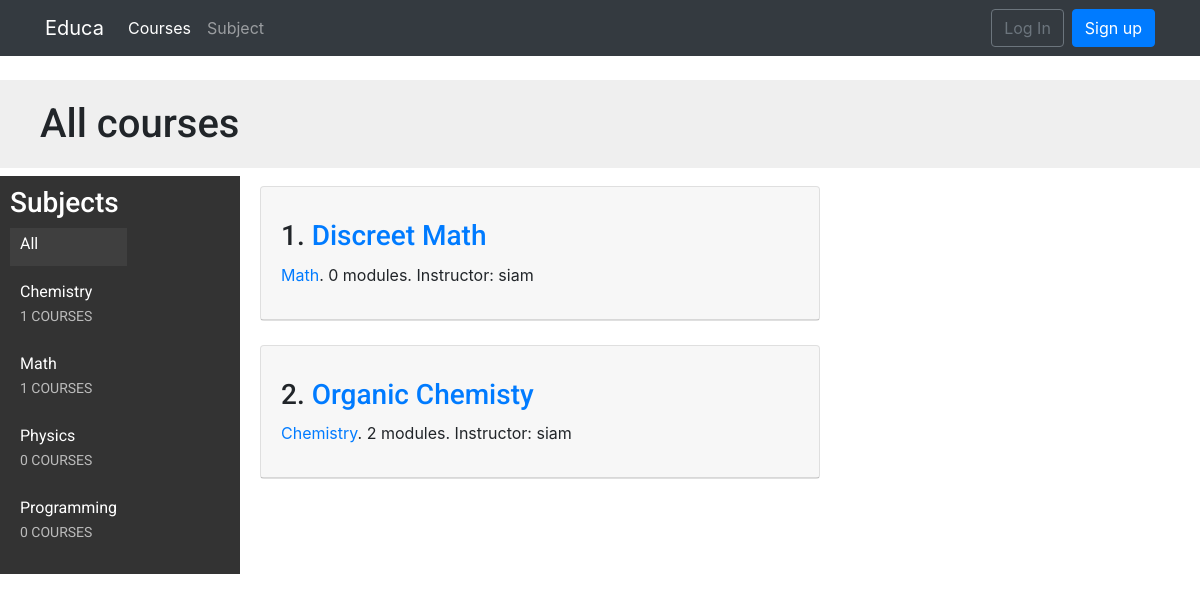
The app's page /courses/, older data.
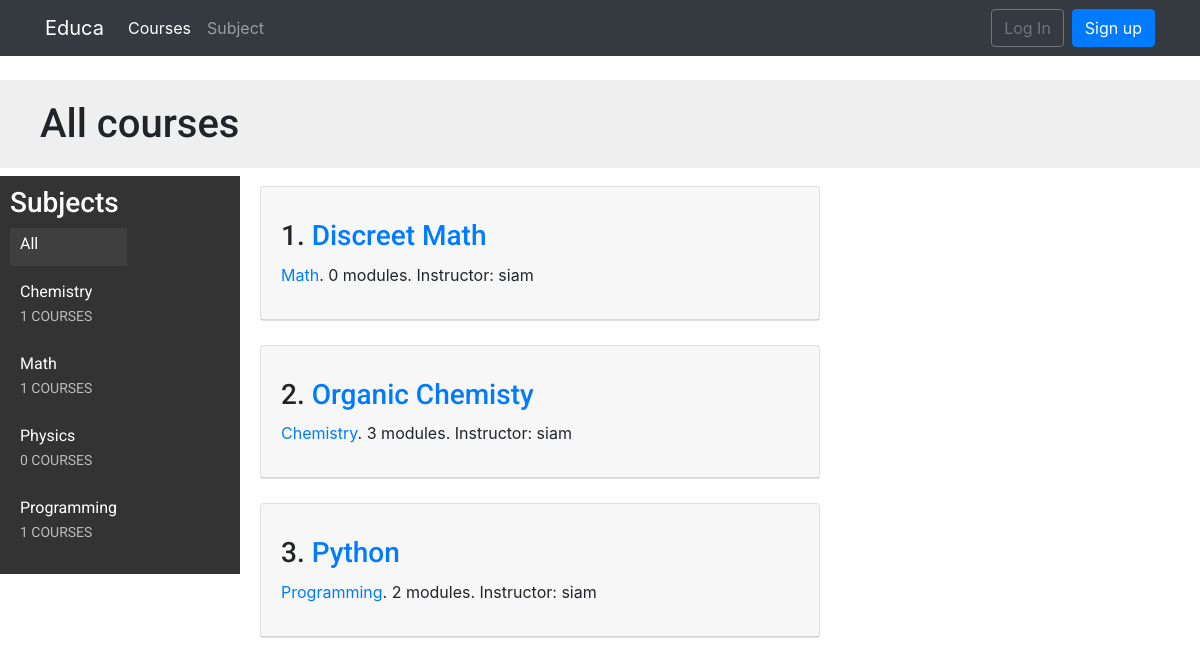
The same page, newer data.
### courses/models.py (models this page shows, shortened)
class Subject(models.Model):
    title = models.CharField(max_length=200)
    slug = models.SlugField(max_length=200, unique=True)
    class Meta:
        ordering = ['title']
    def __str__(self):
        return self.title

class Course(models.Model):
    owner = models.ForeignKey(User,
                    related_name='courses_created',
                    on_delete=models.CASCADE)
    subject = models.ForeignKey(Subject, related_name='courses',
                        on_delete=models.CASCADE)
    title = models.CharField(max_length=200)
    slug = models.SlugField(max_length=200, unique=True)
    overview = models.TextField()
    created = models.DateTimeField(auto_now_add=True)
    students = models.ManyToManyField(User,
                                      related_name='courses_joined',
                                      blank=True)
    class Meta:
        ordering = ['-created']

### courses/views.py (the view)
# urls.py: path('courses/', CourseListView.as_view(), name='course_list'),
class CourseListView(TemplateResponseMixin, View):
    model = Course
    template_name = 'courses/course/list.html'
    def get(self, request, subject=None):
        subjects = Subject.objects.annotate(
                            total_courses=Count('courses'))
        courses = Course.objects.annotate(
                            total_modules=Count('modules'))
        if subject:
            subject = get_object_or_404(Subject, slug=subject)
            courses = courses.filter(subject=subject)
        return self.render_to_response({'subjects': subjects,
                                        'subject': subject,
                                        'courses': courses})

### templates/courses/course/list.html (shortened to what this page needs)
{% extends "base.html" %}
{% block content %}
<h1>
    {% if subject %}
        {{ subject.title }} courses
    {% else %}
        All courses
    {% endif %}
</h1>
<div class="contents">
    <h3>Subjects</h3>
    <ul id="modules">
        <li {% if not subject %}class="selected"{% endif %}>
            <a href="{% url "course_list" %}">All</a>
        </li>
        {% for s in subjects %}
            <li {% if subject == s %}class="selected"{% endif %}>
                <a href="{% url "course_list_subject" s.slug %}">
                    {{ s.title }}
                    <br><span>{{ s.total_courses }} courses</span>
                </a>
            </li>
        {% endfor %}
    </ul>
</div>
<div class="module">
    {% for course in courses %}
        {% with subject=course.subject %}
        <div class="card">
      <div class="card-header">
            <h3>{{forloop.counter}}. <a href="{% url "course_detail" course.slug %}">{{ course.title }}</a></h3>
            <p>
                <a href="{% url "course_list_subject" subject.slug %}">{{ subject }}</a>.
                {{ course.total_modules }} modules.
                Instructor: {{ course.owner.get_full_name }}
            </p>
          </div>
</div>
        {% endwith %}
        <br>
    {% endfor %}
</div>
{% endblock %}

Row changes from the older to the newer data that the page shows:
computed for Subject "Programming": total_courses "0" → "1"
computed for Course "Organic Chemisty": total_modules "2" → "3"
added Course: title "Python", subject "Programming", total_modules "2", owner.get_full_name "siam"
